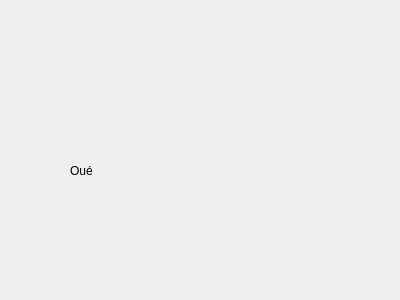
<?xml version="1.0" encoding="UTF-8"?>
<ui version="4.0">
 <class>Form</class>
 <widget class="QWidget" name="Form">
  <property name="geometry">
   <rect>
    <x>0</x>
    <y>0</y>
    <width>400</width>
    <height>300</height>
   </rect>
  </property>
  <property name="windowTitle">
   <string>Form</string>
  </property>
  <widget class="QLabel" name="label">
   <property name="geometry">
    <rect>
     <x>70</x>
     <y>80</y>
     <width>251</width>
     <height>181</height>
    </rect>
   </property>
   <property name="text">
    <string>Oué</string>
   </property>
  </widget>
 </widget>
 <resources/>
 <connections/>
</ui>
